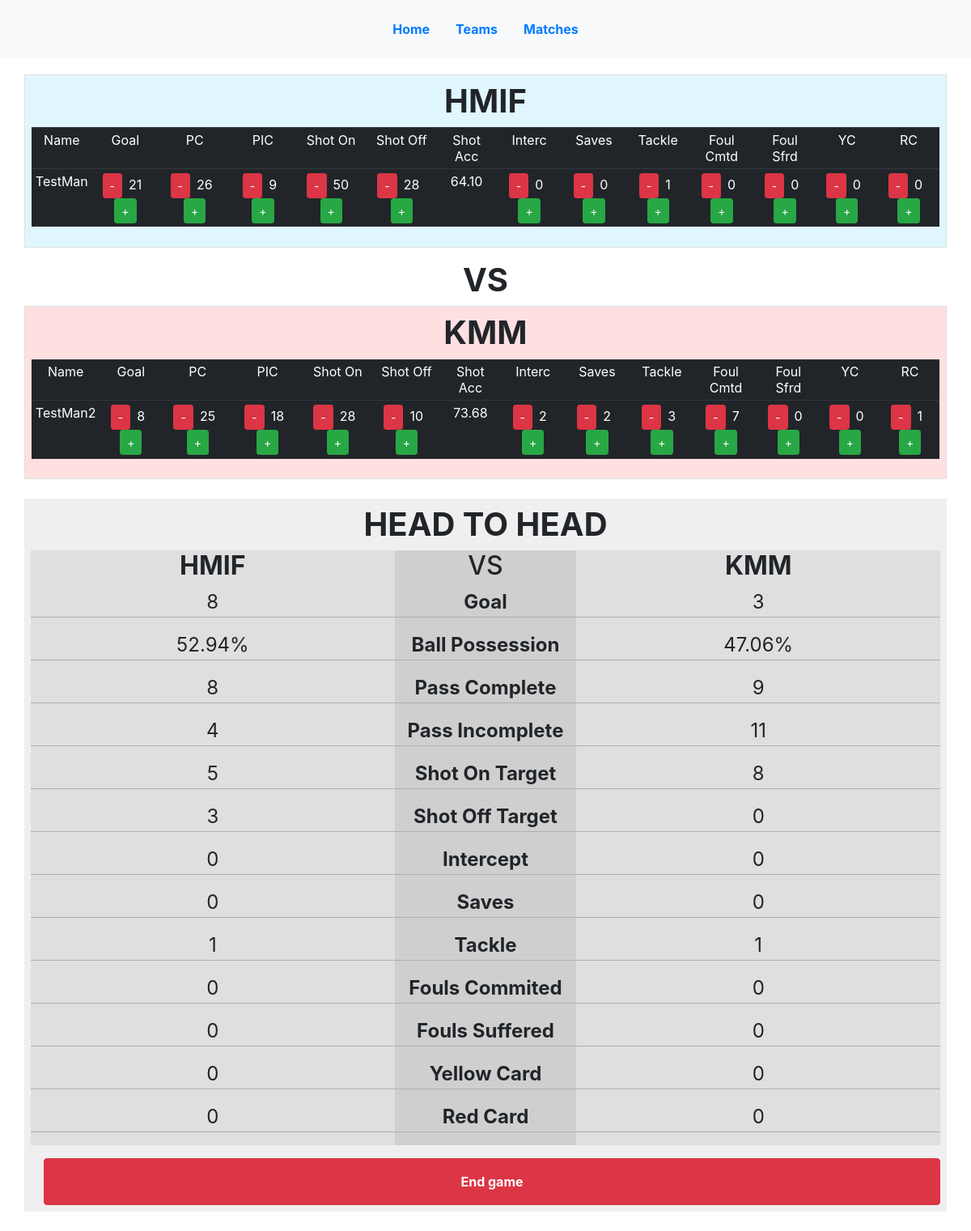
The page /match/5/ingame on the database as committed earlier.
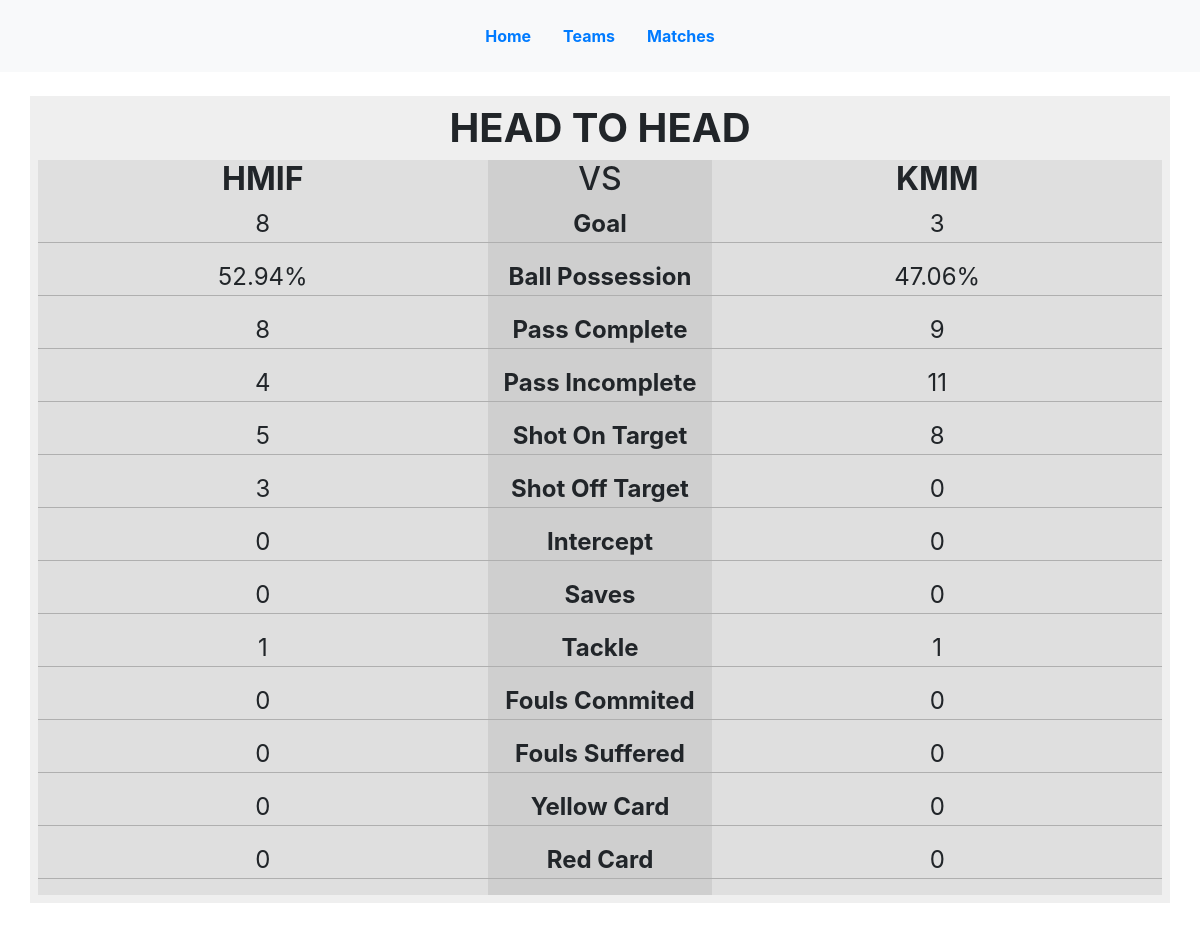
The same page on the database as committed later.
### stats/models.py (models this page shows, shortened)
class Team(models.Model):
    class Meta:
        ordering = ['-win','-draw','-lose','-goal_for','-goal_against']
    name = models.CharField(max_length=100)
    logo = models.ImageField(null=True, blank=True)
    points = models.IntegerField(default=0)
    goal_for = models.IntegerField(default=0)
    goal_against = models.IntegerField(default=0)
    win = models.IntegerField(default=0)
    lose = models.IntegerField(default=0)
    draw = models.IntegerField(default=0)

class Player(models.Model):
    class Meta:
        ordering = ['NIM',]
    NIM = models.IntegerField(primary_key=True)
    name = models.CharField(max_length=100)
    player_photo = models.ImageField(upload_to ='uploads/player/photo', null=True, blank=True)
    ktm_photo = models.ImageField(upload_to ='uploads/player/ktm', null=True, blank=True)
    team = models.ForeignKey(Team, related_name="team", on_delete=models.CASCADE, null=True)
    goal = models.IntegerField(default=0)
    pass_complete = models.IntegerField(default=0)
    pass_incomplete = models.IntegerField(default=0)
    shot_on_target = models.IntegerField(default=0)
    shot_off_target = models.IntegerField(default=0)
    shot_percentage = models.DecimalField(max_digits = 5, decimal_places = 2, default=0)
    intercept = models.IntegerField(default=0)
    saves = models.IntegerField(default=0)
    tackle = models.IntegerField(default=0)
    fouls_committed = models.IntegerField(default=0)
    fouls_suffered = models.IntegerField(default=0)
    yellow_card = models.IntegerField(default=0)
    red_card = models.IntegerField(default=0)

### stats/views.py (the view)
# urls.py: path('match/<int:pk>/ingame',views.MatchInGameView.as_view(), name ='match_in_game'),
class MatchInGameView(DetailView):
    model = Match
    context_object_name = 'match'
    template_name = 'match_in_game.html'
    def get_context_data(self, **kwargs):
        context = super().get_context_data(**kwargs)
        context['home_team'] = Team.objects.get(id = self.object.home_team.id)
        context['home_team_players'] = Player.objects.filter(team=context['home_team'])
        context['away_team'] = Team.objects.get(id = self.object.away_team.id)
        context['away_team_players'] = Player.objects.filter(team=context['away_team'])
        return context

### templates/match_in_game.html (shortened to what the changed rows need)
{% extends 'base.html' %}
{% block content %}
{% if match.available %}
<div class="match_in_game">
      <div class="home_team_in_game">
        <div class="team_detail">
          <h1 class="text-center font-weight-bold">{{ home_team.name }}</h1>
       </div>
        <div class="team_players">
          <table class="table table-dark text-center table-sm">
            <thead>
              <tr>
                <td>Name</td>
                <td>Goal</td>
                <td>PC</td>
                <td>PIC</td>
                <td>Shot On</td>
                <td>Shot Off</td>
                <td>Shot Acc</td>
                <td>Interc</td>
                <td>Saves</td>
                <td>Tackle</td>
                <td>Foul Cmtd</td>
                <td>Foul Sfrd</td>
                <td>YC</td>
                <td>RC</td>
              </tr>
            </thead>
            <tbody>
              {% for player in home_team_players %}
              <tr>
              <td>{{player.name}}</td>
                <td><button class="btn btn-danger goal btn-sm" id="goal-min-{{player.pk}}-home">-</button><span class="ml-2 mr-2" id="goal-val-{{player.pk}}-home">{{player.goal}}</span><button class="btn btn-success goal btn-sm" id="goal-plus-{{player.pk}}-home">+</button></td>
                <td><button class="btn btn-danger pass_complete btn-sm" id="pass_complete-min-{{player.pk}}-home">-</button><span class="ml-2 mr-2" id="pass_complete-val-{{player.pk}}-home">{{player.pass_complete}}</span> <button class="btn btn-success pass_complete btn-sm" id="pass_complete-plus-{{player.pk}}-home">+</button></td>
                <td><button class="btn btn-danger pass_incomplete btn-sm" id="pass_incomplete-min-{{player.pk}}-home">-</button><span class="ml-2 mr-2" id="pass_incomplete-val-{{player.pk}}-home">{{player.pass_incomplete}}</span> <button class="btn btn-success pass_incomplete btn-sm" id="pass_incomplete-plus-{{player.pk}}-home">+</button></td>
                <td><button class="btn btn-danger shot_on_target btn-sm" id="shot_on_target-min-{{player.pk}}-home">-</button><span class="ml-2 mr-2" id="shot_on_target-val-{{player.pk}}-home">{{player.shot_on_target}}</span> <button class="btn btn-success shot_on_target btn-sm" id="shot_on_target-plus-{{player.pk}}-home">+</button></td>
                <td><button class="btn btn-danger shot_off_target btn-sm" id="shot_off_target-min-{{player.pk}}-home">-</button><span class="ml-2 mr-2" id="shot_off_target-val-{{player.pk}}-home">{{player.shot_off_target}}</span><button class="btn btn-success shot_off_target btn-sm" id="shot_off_target-plus-{{player.pk}}-home">+</button></td>
                <td><span class="ml-2 mr-2" id="shot_percentage-val-{{player.pk}}-home">{{player.shot_percentage}}</span></td>
                <td><button class="btn btn-danger intercept btn-sm" id="intercept-min-{{player.pk}}-home">-</button><span class="ml-2 mr-2" id="intercept-val-{{player.pk}}-home">{{player.intercept}}</span><button class="btn btn-success intercept btn-sm" id="intercept-plus-{{player.pk}}-home">+</button></td>
                <td><button class="btn btn-danger saves btn-sm" id="saves-min-{{player.pk}}-home">-</button><span class="ml-2 mr-2" id="saves-val-{{player.pk}}-home">{{player.saves}}</span><button class="btn btn-success saves btn-sm" id="saves-plus-{{player.pk}}-home">+</button></td>
                <td><button class="btn btn-danger tackle btn-sm" id="tackle-min-{{player.pk}}-home">-</button><span class="ml-2 mr-2" id="tackle-val-{{player.pk}}-home">{{player.tackle}}</span><button class="btn btn-success tackle btn-sm" id="tackle-plus-{{player.pk}}-home">+</button></td>
                <td><button class="btn btn-danger fouls_committed btn-sm" id="fouls_committed-min-{{player.pk}}-home">-</button><span class="ml-2 mr-2" id="fouls_committed-val-{{player.pk}}-home">{{player.fouls_committed}}</span><button class="btn btn-success fouls_committed btn-sm" id="fouls_committed-plus-{{player.pk}}-home">+</button></td>
                <td><button class="btn btn-danger fouls_suffered btn-sm" id="fouls_suffered-min-{{player.pk}}-home">-</button><span class="ml-2 mr-2" id="fouls_suffered-val-{{player.pk}}-home">{{player.fouls_suffered}}</span><button class="btn btn-success fouls_suffered btn-sm" id="fouls_suffered-plus-{{player.pk}}-home">+</button></td>
                <td><button class="btn btn-danger yellow_card btn-sm" id="yellow_card-min-{{player.pk}}-home">-</button><span class="ml-2 mr-2" id="yellow_card-val-{{player.pk}}-home">{{player.yellow_card}}</span><button class="btn btn-success yellow_card btn-sm" id="yellow_card-plus-{{player.pk}}-home">+</button></td>
                <td><button class="btn btn-danger red_card btn-sm" id="red_card-min-{{player.pk}}-home">-</button><span class="ml-2 mr-2" id="red_card-val-{{player.pk}}-home">{{player.red_card}}</span><button class="btn btn-success red_card btn-sm" id="red_card-plus-{{player.pk}}-home">+</button></td>
              {% endfor %}
            </tbody>
          </table>
        </div>
      </div>
      <h1 class="versus_text text-center mt-3 font-weight-bold">VS</h1>
      <div class="away_team_in_game">
        <div class="team_detail">
          <h1 class="text-center font-weight-bold">{{ away_team.name }}</h1>
       </div>
        <div class="team_players">
          <table class="table table-dark text-center table-sm">
            <thead>
              <tr>
                <td>Name</td>
                <td>Goal</td>
                <td>PC</td>
                <td>PIC</td>
                <td>Shot On</td>
                <td>Shot Off</td>
                <td>Shot Acc</td>
                <td>Interc</td>
                <td>Saves</td>
                <td>Tackle</td>
                <td>Foul Cmtd</td>
                <td>Foul Sfrd</td>
                <td>YC</td>
                <td>RC</td>
              </tr>
            </thead>
            <tbody>
              {% for player in away_team_players %}
              <tr>
                <td>{{player.name}}</td>
                <td><button class="btn btn-danger goal btn-sm" id="goal-min-{{player.pk}}-away">-</button><span class="ml-2 mr-2" id="goal-val-{{player.pk}}-away">{{player.goal}}</span><button class="btn btn-success goal btn-sm" id="goal-plus-{{player.pk}}-away">+</button></td>
                <td><button class="btn btn-danger pass_complete btn-sm" id="pass_complete-min-{{player.pk}}-away">-</button><span class="ml-2 mr-2" id="pass_complete-val-{{player.pk}}-away">{{player.pass_complete}}</span> <button class="btn btn-success pass_complete btn-sm" id="pass_complete-plus-{{player.pk}}-away">+</button></td>
                <td><button class="btn btn-danger pass_incomplete btn-sm" id="pass_incomplete-min-{{player.pk}}-away">-</button><span class="ml-2 mr-2" id="pass_incomplete-val-{{player.pk}}-away">{{player.pass_incomplete}}</span> <button class="btn btn-success pass_incomplete btn-sm" id="pass_incomplete-plus-{{player.pk}}-away">+</button></td>
                <td><button class="btn btn-danger shot_on_target btn-sm" id="shot_on_target-min-{{player.pk}}-away">-</button><span class="ml-2 mr-2" id="shot_on_target-val-{{player.pk}}-away">{{player.shot_on_target}}</span> <button class="btn btn-success shot_on_target btn-sm" id="shot_on_target-plus-{{player.pk}}-away">+</button></td>
                <td><button class="btn btn-danger shot_off_target btn-sm" id="shot_off_target-min-{{player.pk}}-away">-</button><span class="ml-2 mr-2" id="shot_off_target-val-{{player.pk}}-away">{{player.shot_off_target}}</span><button class="btn btn-success shot_off_target btn-sm" id="shot_off_target-plus-{{player.pk}}-away">+</button></td>
                <td><span class="ml-2 mr-2" id="shot_percentage-val-{{player.pk}}-away">{{player.shot_percentage}}</span></td>
                <td><button class="btn btn-danger intercept btn-sm" id="intercept-min-{{player.pk}}-away">-</button><span class="ml-2 mr-2" id="intercept-val-{{player.pk}}-away">{{player.intercept}}</span><button class="btn btn-success intercept btn-sm" id="intercept-plus-{{player.pk}}-away">+</button></td>
                <td><button class="btn btn-danger saves btn-sm" id="saves-min-{{player.pk}}-away">-</button><span class="ml-2 mr-2" id="saves-val-{{player.pk}}-away">{{player.saves}}</span><button class="btn btn-success saves btn-sm" id="saves-plus-{{player.pk}}-away">+</button></td>
                <td><button class="btn btn-danger tackle btn-sm" id="tackle-min-{{player.pk}}-away">-</button><span class="ml-2 mr-2" id="tackle-val-{{player.pk}}-away">{{player.tackle}}</span><button class="btn btn-success tackle btn-sm" id="tackle-plus-{{player.pk}}-away">+</button></td>
                <td><button class="btn btn-danger fouls_committed btn-sm" id="fouls_committed-min-{{player.pk}}-away">-</button><span class="ml-2 mr-2" id="fouls_committed-val-{{player.pk}}-away">{{player.fouls_committed}}</span><button class="btn btn-success fouls_committed btn-sm" id="fouls_committed-plus-{{player.pk}}-away">+</button></td>
                <td><button class="btn btn-danger fouls_suffered btn-sm" id="fouls_suffered-min-{{player.pk}}-away">-</button><span class="ml-2 mr-2" id="fouls_suffered-val-{{player.pk}}-away">{{player.fouls_suffered}}</span><button class="btn btn-success fouls_suffered btn-sm" id="fouls_suffered-plus-{{player.pk}}-away">+</button></td>
                <td><button class="btn btn-danger yellow_card btn-sm" id="yellow_card-min-{{player.pk}}-away">-</button><span class="ml-2 mr-2" id="yellow_card-val-{{player.pk}}-away">{{player.yellow_card}}</span><button class="btn btn-success yellow_card btn-sm" id="yellow_card-plus-{{player.pk}}-away">+</button></td>
                <td><button class="btn btn-danger red_card btn-sm" id="red_card-min-{{player.pk}}-away">-</button><span class="ml-2 mr-2" id="red_card-val-{{player.pk}}-away">{{player.red_card}}</span><button class="btn btn-success red_card btn-sm" id="red_card-plus-{{player.pk}}-away">+</button></td>
              </tr>
              {% endfor %}
            </tbody>
          </table>
        </div>
      </div>
  </div>
{% endif %}
    <div class="head_to_head mt-4 mb-4 p-2" id="head2head">
      <h1 class="text-center font-weight-bold head_to_head_title">HEAD TO HEAD</h1>
      <div class="home_stats text-center" id="home_stats">
        <h2 class="font-weight-bold">{{home_team.name}}</h2>
        <p id ="head_to_head-goal-home">{{match.goal_home}}</p>
        <p id ="head_to_head-ball_possession-home">{{match.ball_possession_home}}%</p>
        <p id ="head_to_head-pass_complete-home">{{match.pass_complete_home}}</p>
        <p id ="head_to_head-pass_incomplete-home">{{match.pass_incomplete_home}}</p>
        <p id ="head_to_head-shot_on_target-home">{{match.shot_on_target_home}}</p>
        <p id ="head_to_head-shot_off_target-home">{{match.shot_off_target_home}}</p>
        <p id ="head_to_head-intercept-home">{{match.intercept_home}}</p>
        <p id ="head_to_head-saves-home">{{match.saves_home}}</p>
        <p id ="head_to_head-tackle-home">{{match.tackle_home}}</p>
        <p id ="head_to_head-fouls_commited-home">{{match.fouls_committed_home}}</p>
        <p id ="head_to_head-fouls_suffered-home">{{match.fouls_suffered_home}}</p>
        <p id ="head_to_head-yellow_card-home">{{match.yellow_card_home}}</p>
        <p id ="head_to_head-red_card-home">{{match.red_card_home}}</p>
      </div>
      <div class="stats_type text-center font-weight-bold">
        <h2>VS</h2>
        <p>Goal</p>
        <p>Ball Possession</p>
        <p>Pass Complete</p>
        <p>Pass Incomplete</p>
        <p>Shot On Target</p>
        <p>Shot Off Target</p>
        <p>Intercept</p>
        <p>Saves</p>
        <p>Tackle</p>
        <p>Fouls Commited</p>
        <p>Fouls Suffered</p>
        <p>Yellow Card</p>
        <p>Red Card</p>
      </div>
      <div class="away_stats text-center" id="away_stats">
        <h2 class="font-weight-bold">{{away_team.name}}</h2>
        <p id ="head_to_head-goal-away" >{{match.goal_away}}</p>
        <p id ="head_to_head-ball_possession-away">{{match.ball_possession_away}}%</p>
        <p id ="head_to_head-pass_complete-away">{{match.pass_complete_away}}</p>
        <p id ="head_to_head-pass_incomplete-away">{{match.pass_incomplete_away}}</p>
        <p id ="head_to_head-shot_on_target-away">{{match.shot_on_target_away}}</p>
        <p id ="head_to_head-shot_off_target-away">{{match.shot_off_target_away}}</p>
        <p id ="head_to_head-intercept-away">{{match.intercept_away}}</p>
        <p id ="head_to_head-saves-away">{{match.saves_away}}</p>
        <p id ="head_to_head-tackle-away">{{match.tackle_away}}</p>
        <p id ="head_to_head-fouls_commited-away">{{match.fouls_committed_away}}</p>
        <p id ="head_to_head-fouls_suffered-away">{{match.fouls_suffered_away}}</p>
        <p id ="head_to_head-yellow_card-away">{{match.yellow_card_away}}</p>
        <p id ="head_to_head-red_card-away">{{match.red_card_away}}</p>
      </div>
      {% if match.available %}
      <button class="btn btn-danger ml-3 mt-3 p-3" id="end_game">End game</button>
    </div>
  {% endif %}
{% endblock content %}

Rows that differ between the two databases and show on the page:
no longer on this page (row unchanged): Player: name "TestMan", goal "21", pass_complete "26", pass_incomplete "9", shot_on_target "50", shot_off_target "28", shot_percentage "64.10", intercept "0", saves "0", tackle "1", fouls_committed "0", fouls_suffered "0", yellow_card "0", red_card "0", shown under "HMIF"
no longer on this page (row edited): Player: name "TestMan2", goal "8", pass_complete "25", pass_incomplete "18", shot_on_target "28", shot_off_target "10", shot_percentage "73.68", intercept "2", saves "2", tackle "3", fouls_committed "7", fouls_suffered "0", yellow_card "0", red_card "1", shown under "KMM"
changed Team "HMIF": name "HMIF" → (not shown)
changed Match: available True → False (drawn)
changed Team "KMM": name "KMM" → (not shown)
Other text that changed with them:
text no longer shown: "Name Goal PC PIC Shot On Shot Off Shot Acc Interc Saves Tackle Foul Cmtd Foul Sfrd YC RC VS Name Goal PC PIC Shot On Shot Off Shot Acc Interc Saves Tackle Foul Cmtd Foul Sfrd YC RC End game"
